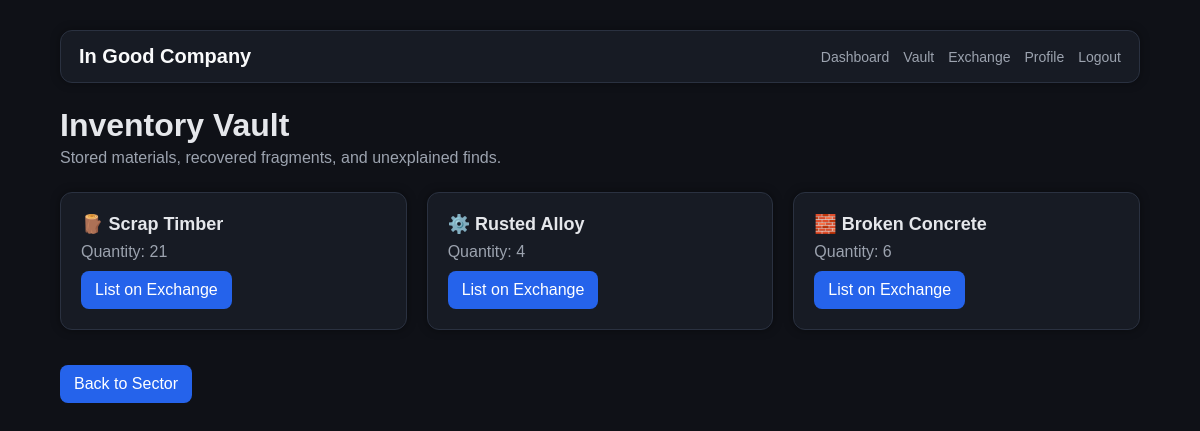
Page /inventory (signed in) on the committed database.
### models/inventory.py (models this page shows)
class Inventory(db.Model):
    id = db.Column(db.Integer, primary_key=True)
    user_id = db.Column(db.Integer, db.ForeignKey("user.id"))
    resource_name = db.Column(db.String(50), nullable=False)
    quantity = db.Column(db.Integer, default=0)

### app.py (the view)
@app.route("/inventory")
@login_required
def inventory():
    items = Inventory.query.filter_by(
        user_id=current_user.id
    ).all()
    return render_template(
        "inventory.html",
        items=items
    )

### app.py (called while the page is built)
@login_manager.user_loader
def load_user(user_id):
    return User.query.get(int(user_id))

### templates/inventory.html (shortened to what this page needs)
<!DOCTYPE html>
<html>
<head>
    <link rel="stylesheet" href="/static/style.css">
</head>
<body>
    <div class="container">
        <div class="nav">
            <div class="nav-brand">
                In Good Company
            </div>
            <div class="nav-links">
                <a href="/dashboard">Dashboard</a>
                <a href="/inventory">Vault</a>
                <a href="/market">Exchange</a>
                <a href="/player/{{ current_user.username }}">Profile</a>
                <a href="/logout">Logout</a>
            </div>
        </div>
        <div class="title">
            Inventory Vault
        </div>
        <div class="subtitle">
            Stored materials, recovered fragments, and unexplained finds.
        </div>
        <div class="grid">
            {% for item in items %}
            <div class="item-card {% if item.resource_name not in ['wood', 'stone', 'metal'] %}rare-item{% endif %}">
                <div class="item-name">
                    {% if item.resource_name == "wood" %}
                    🪵 Scrap Timber
                    {% elif item.resource_name == "stone" %}
                    🧱 Broken Concrete
                    {% elif item.resource_name == "metal" %}
                    ⚙️ Rusted Alloy
                    {% else %}
                    ⚡ {{ item.resource_name }}
                    {% endif %}
                </div>
                <div class="item-qty">
                    Quantity: {{ item.quantity }}
                </div>
                <a class="button" href="/sell/{{ item.resource_name }}">
                    List on Exchange
                </a>
            </div>
            {% endfor %}
        </div>
        <div class="back">
            <a class="button" href="/dashboard">
                Back to Sector
            </a>
        </div>
    </div>
</body>
</html>

### static/style.css (style rules this page uses)
body { background-color: #0f1117; color: #e5e7eb; font-family: Arial, sans-serif; margin: 0; padding: 0; }
.nav { display: flex; justify-content: space-between; align-items: center; background-color: #171b24; border: 1px solid #2a3140; border-radius: 12px; padding: 14px 18px; margin-bottom: 24px; box-shadow: 0 0 10px rgba(0,0,0,0.35); }
.nav-brand { font-size: 20px; font-weight: bold; color: #f9fafb; }
.nav-links { display: flex; gap: 14px; flex-wrap: wrap; }
.nav-links a { color: #9ca3af; text-decoration: none; font-size: 14px; }
.container { width: 90%; max-width: 1200px; margin: auto; padding-top: 30px; }
.title { font-size: 32px; font-weight: bold; }
.subtitle { color: #9ca3af; margin-top: 5px; margin-bottom: 25px; }
.grid { display: grid; grid-template-columns: repeat(auto-fit, minmax(250px, 1fr)); gap: 20px; }
.card, .item-card { background-color: #171b24; border: 1px solid #2a3140; border-radius: 12px; padding: 20px; box-shadow: 0 0 10px rgba(0,0,0,0.4); }
.button { display: inline-block; margin-top: 10px; padding: 10px 14px; background-color: #2563eb; color: white; text-decoration: none; border-radius: 8px; }
.item-name { font-size: 18px; font-weight: bold; }
.item-qty { color: #9ca3af; margin-top: 8px; }
.back { margin-top: 25px; }

### rows in the picture
Inventory: resource_name "🪵 Scrap Timber", quantity "21"
Inventory: resource_name "⚙️ Rusted Alloy", quantity "4"
Inventory: resource_name "🧱 Broken Concrete", quantity "6"
